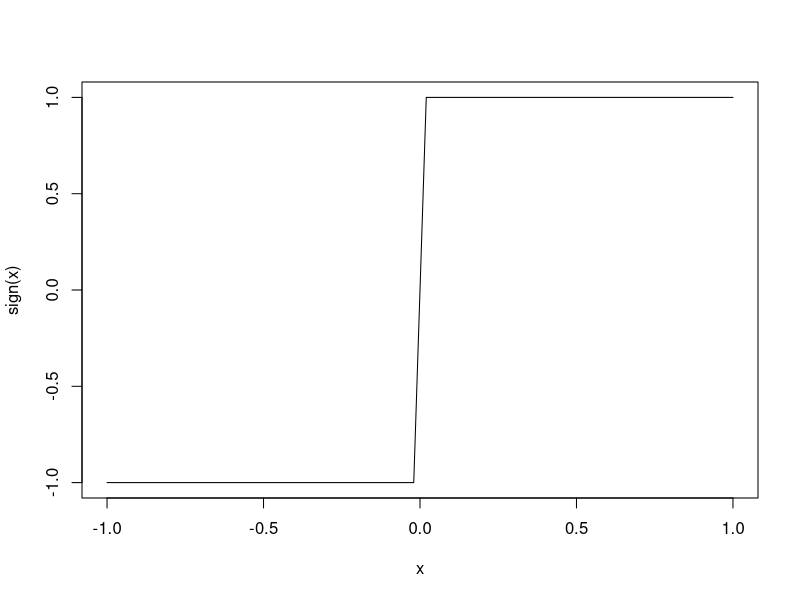

The R script that drew this image:
## ---- chunk 1
plot(sign,xlim = c(-1,1), xlab = "x", ylab = "sign(x)")
